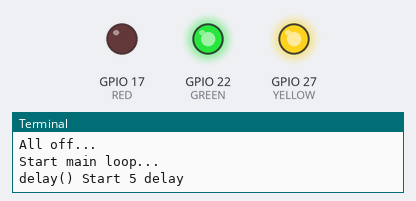
Recording of a program running on a simulated Raspberry Pi (BCM pin numbers). On the bench: output pins drawn as LEDs (lit = HIGH), the last lines printed to the terminal. Threads take turns every 2 ms.

Above: at 2.5 s.
At 6.1 s:
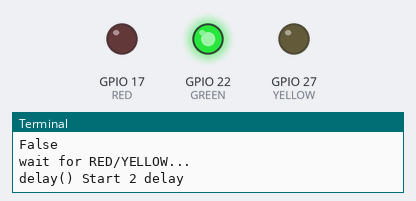
At 9.7 s:
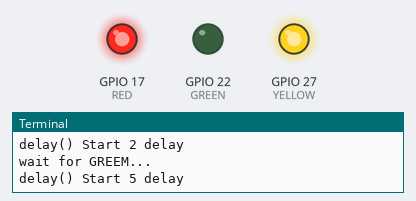
At 13.8 s:
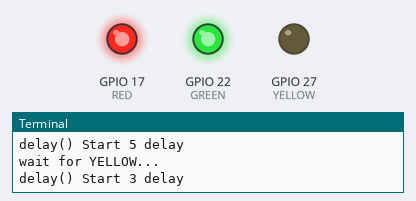
Timing chart, 0 to 20.0 s (numbered marks = the images above):
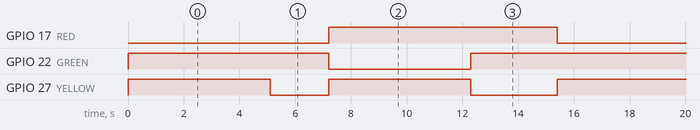

The program:

thread_test.py
```python
from concurrent.futures import ThreadPoolExecutor
import time
import RPi.GPIO as GPIO

# GPIO assignments
RED = 17
YELLOW = 27
GREEN = 22


def delay(seconds):
    print(f'delay() Start {seconds} delay')
    time.sleep(seconds)
    return True

def init_gpio():
    print('Init GPIO')
    GPIO.setmode(GPIO.BCM) # Broadcom pin-numbering scheme
    GPIO.setup(RED, GPIO.OUT) # RED pin set as output
    GPIO.setup(YELLOW, GPIO.OUT) # YELLOW pin set as output
    GPIO.setup(GREEN, GPIO.OUT) # GREEN pin set as output
    return True

def all_off():
    print('All off...')
    GPIO.output(RED, GPIO.HIGH)
    GPIO.output(YELLOW, GPIO.HIGH)
    GPIO.output(GREEN, GPIO.HIGH)
    return True

def clean_gpio():
    all_off()
    GPIO.cleanup()


if __name__ == '__main__':

    init_gpio()
    all_off()


    pool = ThreadPoolExecutor(1)

    try:
        while True:
            print('Start main loop...')

            GPIO.output(RED,GPIO.LOW)
            future=pool.submit(delay(5))
            print(future.done())
            while future.done() == False:
                print('wait for RED/YELLOW...')
                time.sleep(0.1)

            GPIO.output(YELLOW,GPIO.LOW)
            future=pool.submit(delay(2))
            while future.done() == False:
                print('wait for GREEM...')
                time.sleep(0.1)

            GPIO.output(GREEN,GPIO.LOW)
            GPIO.output(RED, GPIO.HIGH)
            GPIO.output(YELLOW, GPIO.HIGH)
            future=pool.submit(delay(5))
            while future.done() == False:
                print('wait for YELLOW...')
                time.sleep(0.1)

            GPIO.output(GREEN, GPIO.HIGH)
            GPIO.output(YELLOW, GPIO.LOW)
            future=pool.submit(delay(3))
            while future.done() == False:
                print('wait for RED...')
                time.sleep(0.1)

            GPIO.output(YELLOW, GPIO.HIGH)


    except KeyboardInterrupt:
        clean_gpio()
```

Measured:
- by itself, GPIO 17 (RED): alternates HIGH for 8.2 s and LOW for 7.2 s
- by itself, GPIO 22 (GREEN): alternates HIGH for 10.3 s and LOW for 5.1 s
- by itself, GPIO 27 (YELLOW): repeats every 15.4 s: HIGH 5.1 s, LOW 3.1 s, HIGH 5.1 s, LOW 2.1 s
